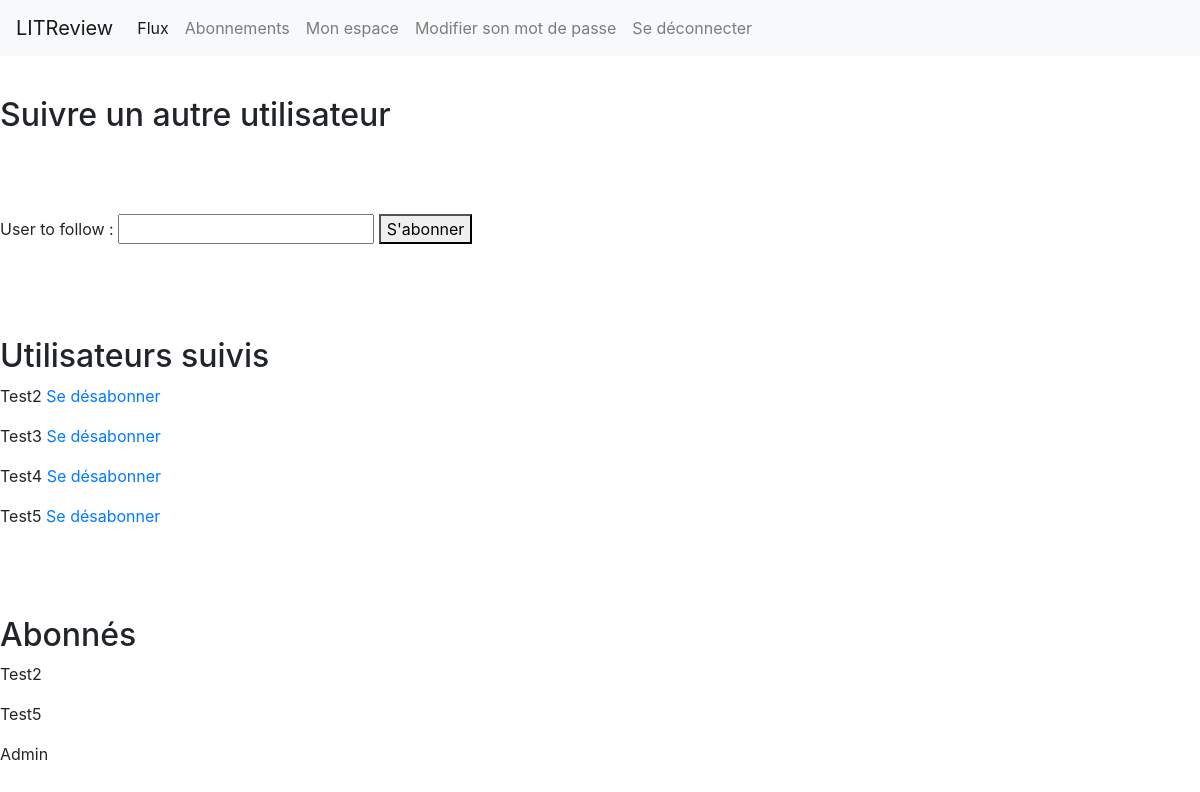
/reviews/follow-user (signed in), run on the app's committed database.
### reviews/models.py (models this page shows)
class UserFollows(models.Model):
    user = models.ForeignKey(
        to=settings.AUTH_USER_MODEL, on_delete=models.CASCADE, related_name="following"
    )
    followed_user = models.ForeignKey(
        to=settings.AUTH_USER_MODEL,
        on_delete=models.CASCADE,
        related_name="followed_by",
    )
    class Meta:
        unique_together = ("user", "followed_user")

### authentification/models.py (models this page shows)
class User(AbstractUser):
    pass

### reviews/views.py (the view, shortened to what this page needs)
# urls.py: path("reviews/follow-user", reviews.views.follow_user, name="follow-user"),
@login_required
def follow_user(request):
    User = get_user_model()
    users = User.objects.all()
    userfollowsform = forms.UserFollowsForm()
    userfollowed = models.UserFollows.objects.filter(user=request.user)
    followers = models.UserFollows.objects.filter(followed_user=request.user)
    if request.method == "POST" and "unfollow" in request.POST:
        pass
    context = {
        "userfollowsform": userfollowsform,
        "userfollowed": userfollowed,
        "followers": followers,
    }
    return render(request, "reviews/follow-user.html", context=context)

### reviews/forms.py
class UserFollowsForm(forms.Form):
    User_to_follow = forms.CharField()

### reviews/templates/reviews/follow-user.html (shortened to what this page needs)
{% extends 'base.html' %}
{% block content %}
    <h2>Suivre un autre utilisateur</h2>
    <br>
    <br>
    <br>
    <form method="post">
        {{ userfollowsform }}
        <button type="submit" name="follow" >S'abonner</button>
    </form>
        <br>
        <br>
        <br>
        <h2>Utilisateurs suivis</h2>
        {%if userfollowed%}
            {% for user in userfollowed%}
            <p>{{user.followed_user}}
                <a href="{% url 'delete-follow' user.id %}">Se désabonner</a>
            </p>
            {% endfor %}
        {%else%}
            <p>Aucun utilisateur suivi.</p>
        {% endif %}
        <br>
        <br>
        <br>
        <h2>Abonnés</h2>
        {% if followers%}
            {% for user in followers%}
            <p>{{user.user}}</p>
            {% endfor %}
        {% else %}
            <p> Aucun utilisateur ne vous suis.</p>
        {% endif %}
{% endblock content %}

### static/reviews/app.css (style rules this page uses)
html { font-family: Arial; }

### data on the page
UserFollows: followed_user "Test2"
UserFollows: followed_user "Test3"
UserFollows: followed_user "Test4"
UserFollows: followed_user "Test5"
UserFollows: user "Test2"
UserFollows: user "Test5"
UserFollows: user "Admin"
